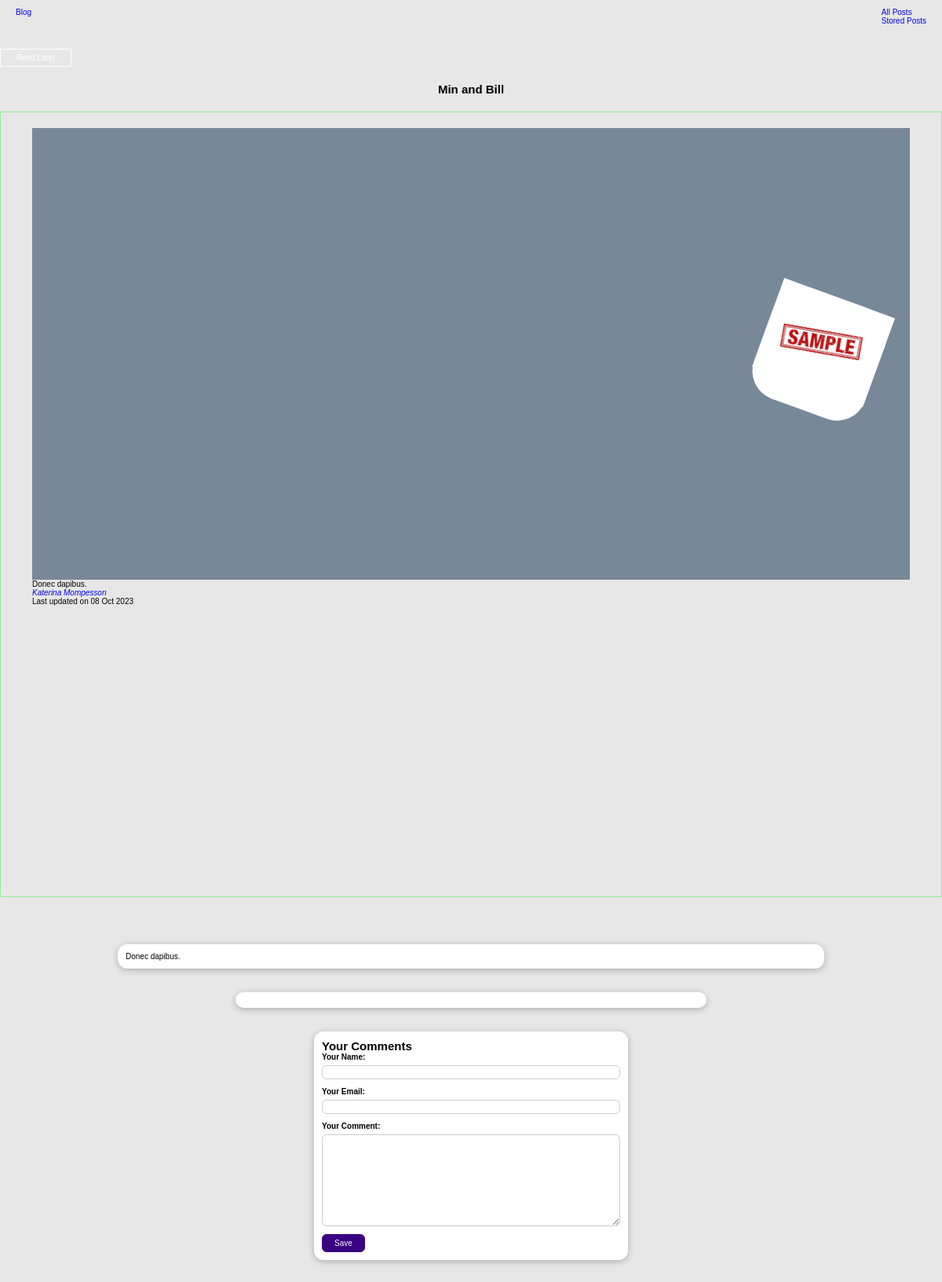
Page /posts/min-and-bill on the committed database.
### blog/models.py (models this page shows, shortened)
class Post(models.Model):
  title = models.CharField(max_length=150)
  excerpt= models.CharField(max_length=200)
  image = models.ImageField(upload_to="posts", null=True)
  image_name = models.CharField(max_length=100, null=True)
  date = models.DateField(auto_now=True)
  slug = models.SlugField(unique=True, db_index=True)
  content = models.TextField(validators=[MinLengthValidator(10)])
  author = models.ForeignKey(Author,on_delete=models.SET_NULL, related_name="posts",null=True)
  tags = models.ManyToManyField(Tag,null=False)

class Author(models.Model):
  first_name = models.CharField(max_length=100)
  last_name = models.CharField(max_length=100)
  email_address = models.EmailField()
  def fullName(self):
    return f"{self.first_name}   {self.last_name}"
  def __str__(self) -> str:
    return self.fullName()

### blog/views.py (the view, shortened to what this page needs)
# urls.py: path("posts/<slug:slug>",views.SinglePostView.as_view(),name="post-detail-page"),
class SinglePostView(DetailView):
     def is_stored_post(self, request, post_id):
        stored_posts = request.session.get("stored_posts")
        if stored_posts is not None:
          is_saved_for_later = post_id in stored_posts
        else:
          is_saved_for_later = False
        return is_saved_for_later
     def get(self,request,slug):
        post = Post.objects.get(slug =slug )
        context = {
            "post":post,
            "post_tags": post.tags.all(),
            "comment_form":CommentForm(),
            "comments":post.comments.all().order_by("-id"),
            "saved_for_later": self.is_stored_post(request, post.id)
        }
        return  render(request, "blog/single-post-detail.html",context)

### blog/forms.py
class CommentForm(forms.ModelForm):
  class Meta:
    model =Comment
    exclude = ["post"]
    labels = {
      "user_name":"Your Name",
      "user_email":"Your Email",
      "text":"Your Comment"
    }

### blog/templates/blog/single-post-detail.html (shortened to what this page needs)
{% extends "index.html" %}
{% load static %}
{% block css_files %}
<link rel="stylesheet" href="{% static "blog/index.css" %}">
<link rel="stylesheet" href="{% static "blog/post-detail.css" %}" />
{% endblock css_files %}
{% block content %}
{% include "blog/includes/navigation.html" %}
  <div id="read-later">
    <form action="{% url "read-later" %}" method="POST">
      <button>
        {% if saved_for_later %}
          Remove
        {% else %}
          Read Later
        {% endif %}
      </button>
    </form>
  </div>
<section class="top-posts">
  <h1>{{post.title}}</h1>
  <div class="single-post-container">
    <div class="single-post-img-container">
      <div class="single-post-img">
        {% if post.image %}
        <img src={{post.image.url}} alt="" width="90%">
        {% endif %}
      </div>
    </div>
    <p class="single-post-content">
      {{post.content}}
      <address><a href="mailto:{{post.author.email_address}}">{{post.author}}</a></address>
      <div>Last updated on <time>{{ post.date|date:"d M Y" }}</time></div>
    </p>
  </div>
</section>
<main>
  {{post.content | linebreaks}}
</main>
<section id="comments">
</section>
<section id="comment-form">
  <h2>Your Comments</h2>
  <form action="{% url "post-detail-page" post.slug %}" method="post">
    {% for form_field in comment_form  %}
    <div class="form-control">
      {{form_field.label_tag}}
      {{form_field}}
    </div>
      {% endfor %}
    <button>Save</button>
  </form>
</section>
{% endblock content %}

### static/style.css (style rules this page uses)
* { margin: 0; padding: 0; box-sizing: border-box; }
html { font-size: 62.5%; }
body { font-family: sans-serif; }
a { text-decoration: none; }
img { width: 100%; }
.top-posts { margin-bottom: 6rem; }
.top-posts h1 { text-align: center; margin-bottom: 1rem; }
.single-post-container { border: 1px solid lightgreen; height: 125vh; margin-top: 2rem; padding: 2rem 4rem; }
.single-post-img-container { width:100%; height: 60%; background-color: lightslategray; display: flex; justify-content: end; align-items: center; }
.single-post-img { width: 15rem; height: 15rem; background-color: #fff; border-radius: 25%; transform: rotate(20deg); margin-right: 4rem; }
.single-post-img img { object-fit: cover; }

### blog/static/blog/post-detail.css (style rules this page uses)
body { background-color: #e7e7e7; }
#read-later { margin: 2rem 0; }
#read-later button { background-color: transparent; border: 1px solid white; padding: 0.5rem 2rem; font: inherit; color: white; cursor: pointer; }
main { width: 90%; max-width: 90rem; margin: 3rem auto; background-color: white; padding: 1rem; border-radius: 12px; box-shadow: 0 2px 8px rgba(0, 0, 0, 0.25); }
#comment-form { margin: 3rem auto; width: 90%; max-width: 40rem; border-radius: 12px; background-color: white; box-shadow: 0 2px 8px rgba(0, 0, 0, 0.25); padding: 1rem; }
#comment-form button { font: inherit; background-color: #390281; color: white; border: 1px solid #390281; padding: 0.5rem 1.5rem; border-radius: 6px; cursor: pointer; }
.form-control { margin-bottom: 1rem; }
.form-control label { font-weight: bold; margin-bottom: 0.5rem; display: block; }
.form-control input, .form-control textarea { display: block; width: 100%; font: inherit; padding: 0.25rem; border-radius: 6px; border: 1px solid #ccc; }
#comments { margin: 3rem auto; width: 90%; max-width: 60rem; border-radius: 12px; background-color: white; box-shadow: 0 2px 8px rgba(0, 0, 0, 0.25); padding: 1rem 2rem; }

### rows in the picture
Post: title "Min and Bill", image (picture), content "Donec dapibus.", author "Katerina Mompesson", date "08 Oct 2023"
